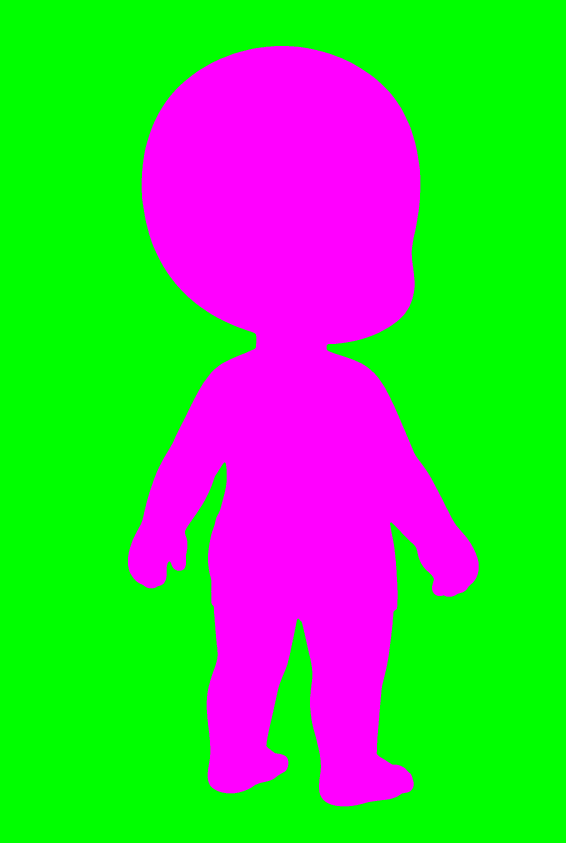
#> input picture quest-board/art/sil/m_back.png, 1696 x 2528 px (shown at 1/3 size); its folder holds only this picture in this run
$ python strip_small.py ../art/sil/m_back.png
#> lines starting #> are read from the running program, lines starting #| are printed output that depends on the picture; after the words box and inside, x2 and y2 are one past the last pixel; in counts of white or black regions, pixels touching at a corner belong together
"""Small head/hand pieces on layer PNGs: drop the template's thin outline without filling holes.
  strip_small.py [--open N] [--purge-purple] [--rim N] <layer.png> ...
--rim N (with a small --open, for chains): drop dark ink within N px of the template body edge first.
Thin template lines vanish under a binary opening; the piece (thick) survives. Keep every component at
at least 0.5% of the biggest (and 1,500 px), grow back a few px to restore the piece's own outline, never fill holes."""
import sys
import numpy as np
from PIL import Image
from scipy import ndimage as ndi
a = sys.argv[1:]
k = int(a[a.index('--open') + 1]) if '--open' in a else 5
purge = '--purge-purple' in a
rim_px = int(a[a.index('--rim') + 1]) if '--rim' in a else 0
import os
ROOT = os.path.dirname(os.path.dirname(os.path.abspath(__file__)))


def sil_dist(path, size):
    name = path.rsplit('/', 1)[-1]
    body, view = name[0], name.rsplit('_', 1)[-1].split('.')[0]
    sil = np.asarray(Image.open(f'{ROOT}/art/sil/{body}_{view}.png').convert('RGB').resize(size, Image.NEAREST)).astype(int)
    m = (sil[..., 0] > 128) & (sil[..., 1] < 128)
    return ndi.distance_transform_edt(~(m ^ ndi.binary_erosion(m)))
paths = [p for p in a if p.endswith('.png')]
for p in paths:
    im = np.asarray(Image.open(p).convert('RGBA')).astype(float)
    rgb, al = im[..., :3], im[..., 3] / 255
#> al: shape (2528, 1696) float64; every value is 1
    r, g, b = rgb[..., 0], rgb[..., 1], rgb[..., 2]
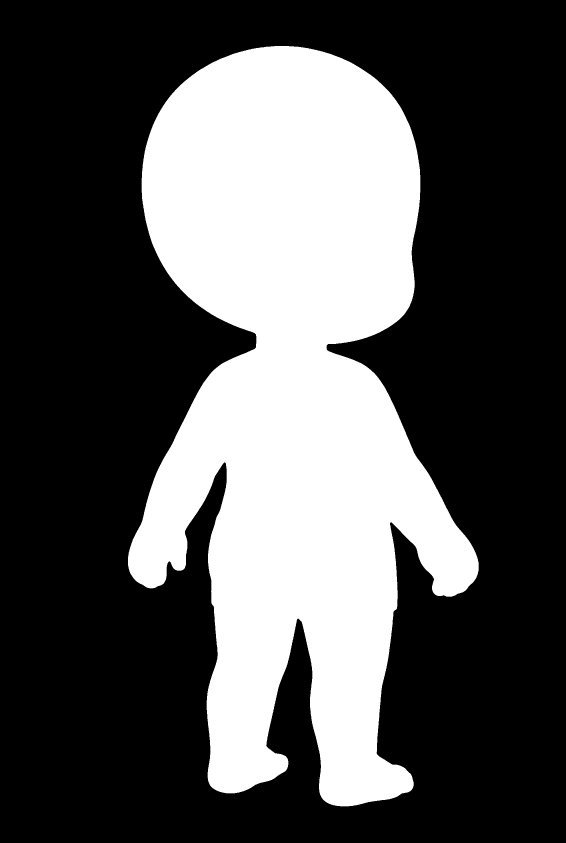
#> r: shape (2528, 1696) float64 (shown at 1/3 size); 33% white; 1 white region, box (x1, y1, x2, y2) and area: (384, 138, 1436, 2419) 1413548
    magenta = (np.minimum(r, b) - g > 25) & (r > 70) & (b > 60)
    mx, mn = rgb.max(-1), rgb.min(-1)
#> mx: shape (2528, 1696) float64; every value is 255
#> mn: shape (2528, 1696) float64; every value is 0
    sat = (mx - mn) / np.maximum(mx, 1)
    brown = (mx < 120) & (r > b + 12) & (sat > 0.25)
#> brown: shape (2528, 1696) bool; every value is 0
    solid = (al > 0.5) & ~magenta & ~brown
    if rim_px:  # thin pieces (chains): drop only the dark ink lying on the template body's edge, keep the piece's own outline
        solid &= ~((mx < 100) & (sil_dist(p, (rgb.shape[1], rgb.shape[0])) <= rim_px))
    core = ndi.binary_opening(solid, iterations=k)
#> core: shape (2528, 1696) bool; 67% white; 5 black regions (4 under 20 px), largest, box (x1, y1, x2, y2) and area: (384, 138, 1436, 2419) 1413650
    lab, n = ndi.label(core)
#> n = 1
    if n:
        size = ndi.sum(core, lab, range(1, n + 1))
#> size = [2873778]
        core = np.isin(lab, [i + 1 for i, s in enumerate(size) if s >= max(1500, size.max() * (0.08 if rim_px else 0.005))])
    grown = ndi.binary_dilation(core, iterations=k + 2)
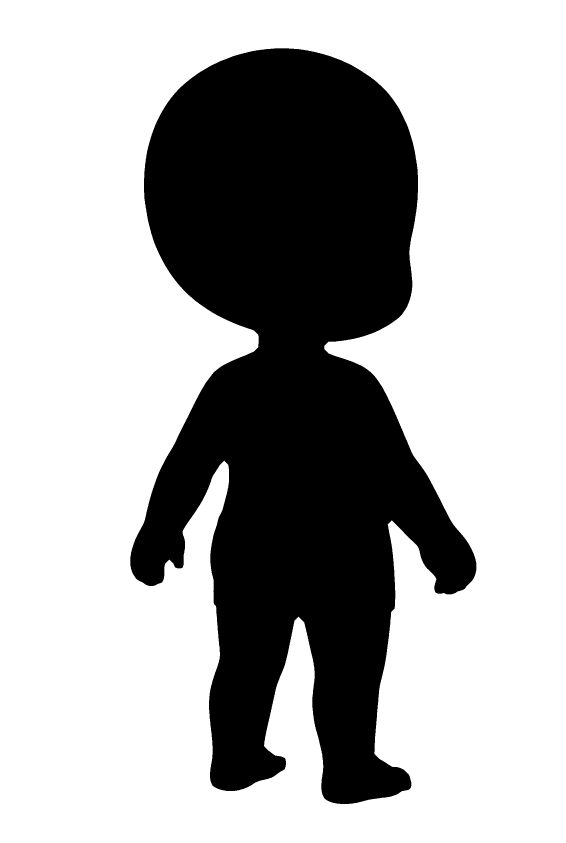
#> grown: shape (2528, 1696) bool (shown at 1/3 size); 68.4% white; 1 black region, box (x1, y1, x2, y2) and area: (391, 145, 1429, 2412) 1356893
    inner = ndi.binary_fill_holes(ndi.binary_dilation(core, iterations=2))
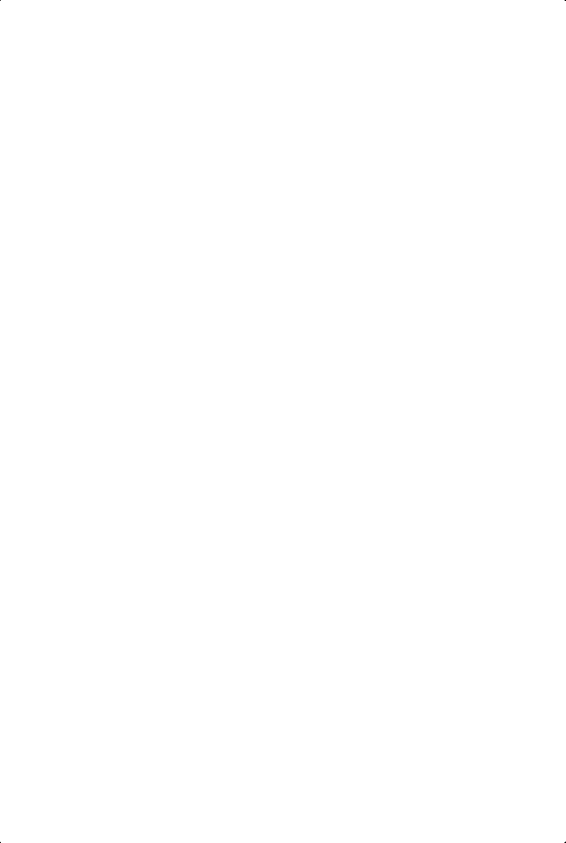
#> inner: shape (2528, 1696) bool (shown at 1/3 size); 100% white; 4 black regions (4 under 20 px)
    keep = ndi.binary_fill_holes(grown) & ~(magenta & ~inner) if not rim_px else grown & ~magenta & ~(mx < 100) | (grown & solid)
#> keep: shape (2528, 1696) bool; every value is 1
    al = al * keep
    solidk = al > 0.5
    holes = ndi.binary_fill_holes(ndi.binary_closing(solidk, iterations=8)) & ~solidk
    if holes.any():
        _, (iy, ix) = ndi.distance_transform_edt(~solidk, return_indices=True)
        rgb = rgb.copy()
        rgb[holes] = rgb[iy[holes], ix[holes]]
        al = np.where(holes, 1.0, al)
    # neutralise magenta spill on the rim (as strip_mannequin.py does)
    spill = np.clip(np.minimum(rgb[..., 0], rgb[..., 2]) - rgb[..., 1], 0, None)
    rim = ndi.distance_transform_edt(al > 0.5) <= 4
#> rim: shape (2528, 1696) bool; 0% white; 1 white region (1 under 20 px)
    if purge:  # pieces with no pink or purple in them: shaded magenta (thumb holes) goes grey everywhere
        rim = np.ones_like(rim)
    rgb = rgb.copy()
    rgb[..., 0] = np.where(rim, rgb[..., 0] - spill, rgb[..., 0])
    rgb[..., 2] = np.where(rim, rgb[..., 2] - spill, rgb[..., 2])
    out = np.dstack([rgb, al * 255]).clip(0, 255).astype('uint8')
    Image.fromarray(out).save(p)
    ys, xs = np.nonzero(keep & (al > 0.5))
    print(p.rsplit('/', 1)[-1], 'kept', len(xs), 'bbox', (xs.min(), ys.min(), xs.max(), ys.max()) if len(xs) else None)
#| m_back.png kept 4287488 bbox (0, 0, 1695, 2527)
